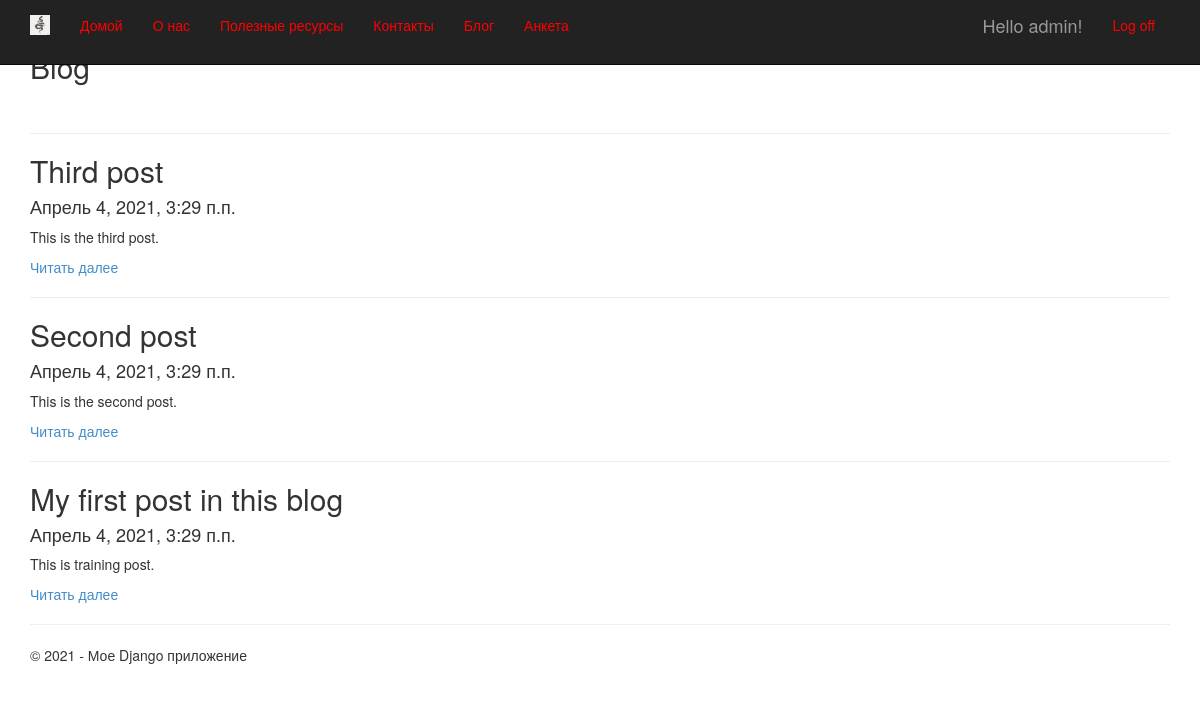
/blog (signed in), run on the app's committed database.
### app/models.py (models this page shows, shortened)
class Blog(models.Model):
    title = models.CharField(max_length=100, unique_for_date='posted', verbose_name='Article')
    description = models.TextField(verbose_name='Synopsis') # Synopsis = short description
    content = models.TextField(verbose_name='Full description')
    posted = models.DateTimeField(default=datetime.now(), db_index=True, verbose_name='Publicated')
    author = models.ForeignKey(User, null=True, blank=True, on_delete = models.SET_NULL, verbose_name = "Author")
    class Meta:
        db_table = 'Posts'                  # name of the DB table
        ordering = ['-posted']              # order of sort data in model ("-" - descending)
        verbose_name = 'blog post'          # name that can we see in administration module
        verbose_name_plural = 'blog post'   # for all posts in blog

### app/views.py (the view)
# urls.py: url(r'^blog', app.views.blog, name='blog'),
def blog(request):
    posts = Blog.objects.all()      # query for choose all posts from model
    assert isinstance(request, HttpRequest)
    return render(
        request,
        'app/blog.html',
        {
            'title': 'Blog',
            'posts': posts,             # transfer list of posts in template of web-page
            'year': datetime.now().year,
        }
    )

### app/templates/app/blog.html
﻿{% extends "app/layout.html" %}
{% block content %}
<h2> {{ title }} </h2><br />
{% for post in posts %}
<hr />
<div class="">
    <h2> {{ post.title }} </h2>
    <h4> {{ post.posted }} </h4>
    <p> {{ post.description }} </p>
    <p><a href="{% url 'blogpost' parametr=post.id %}"> Читать далее </a></p>
</div>
{% endfor %}
{% endblock %}

### app/templates/app/loginpartial.html (shortened to what this page needs)
﻿{% if user.is_authenticated %}
<form id="logoutForm" action="/logout" method="post" class="navbar-right">
    <ul class="nav navbar-nav navbar-right">
        <li><span class="navbar-brand">Hello {{ user.username }}!</span></li>
        <li><a href="javascript:document.getElementById('logoutForm').submit()">Log off</a></li>
    </ul>
</form>
{% else %}
<ul class="nav navbar-nav navbar-right">
    <li><a href="{% url 'login' %}">Log in</a></li>
</ul>
{% endif %}

### app/static/app/content/site.css (style rules this page uses)
body { padding-top: 10px; padding-bottom: 10px; }

### data on the page
Blog: title "Third post", posted "Апрель 4, 2021, 3:29 п.п.", description "This is the third post."
Blog: title "Second post", posted "Апрель 4, 2021, 3:29 п.п.", description "This is the second post."
Blog: title "My first post in this blog", posted "Апрель 4, 2021, 3:29 п.п.", description "This is training post."

### other printed values
{{ user.username }} "admin"
{{ title }} "Blog"
